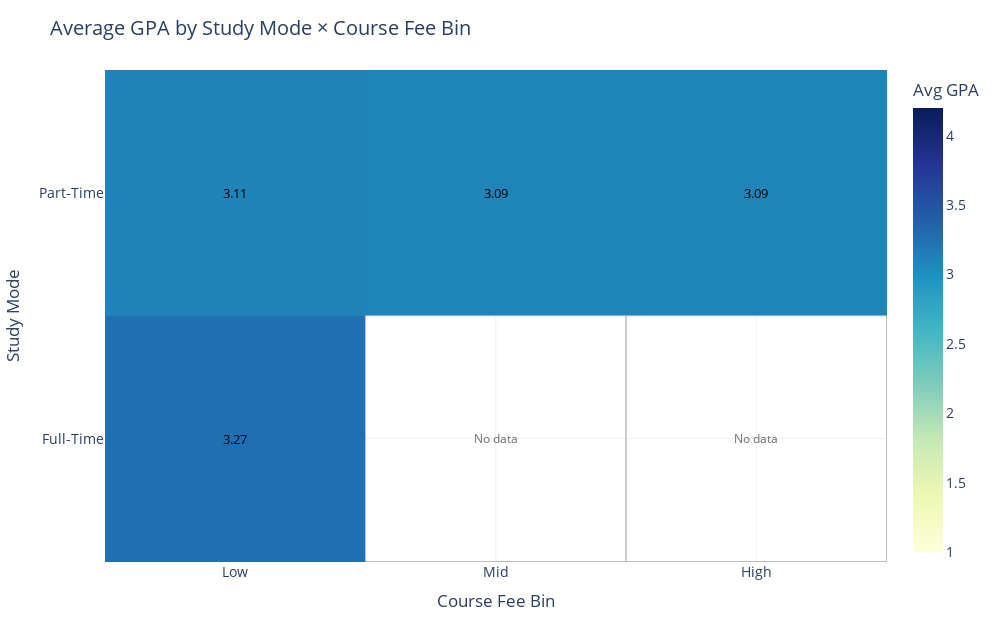

The cell this chart's notebook holds for it:
### Markdown cell above
## **Chart 4 : Heatmap (using plotly graph objects)**

### Code cell
# Columns to use and how many fee bins to create
MODE_COL = 'FULL-TIME OR PART-TIME'
FEE_COL  = 'COURSE FEE'
GPA_COL  = 'CUMULATIVE_GPA'
N_BINS   = 3

# Keep only the columns we need and drop rows missing any of them
df_plot = df[[MODE_COL, FEE_COL, GPA_COL]].copy().dropna(subset=[MODE_COL, FEE_COL, GPA_COL])

# Make sure fee and GPA are numeric, then remove any rows that still fail
df_plot[FEE_COL] = pd.to_numeric(df_plot[FEE_COL], errors='coerce')
df_plot[GPA_COL] = pd.to_numeric(df_plot[GPA_COL], errors='coerce')
df_plot = df_plot.dropna(subset=[FEE_COL, GPA_COL])

# Create fee bins: try balanced quantile bins; if not possible, use equal-width bins
try:
    df_plot['FEE_BIN'] = pd.qcut(df_plot[FEE_COL], q=N_BINS, duplicates='drop')
except ValueError:
    df_plot['FEE_BIN'] = pd.cut(df_plot[FEE_COL], bins=N_BINS)

# If we ended up with exactly 3 bins, label them Low/Mid/High in fee order
if df_plot['FEE_BIN'].nunique() == 3:
    order_by_median = (
        df_plot.groupby('FEE_BIN', observed=False)[FEE_COL]
               .median().sort_values().index.tolist()
    )
    label_map = {
        order_by_median[0]: 'Low',
        order_by_median[1]: 'Mid',
        order_by_median[2]: 'High'
    }
    df_plot['FEE_BIN_LABEL'] = df_plot['FEE_BIN'].map(label_map)
    fee_order = ['Low', 'Mid', 'High']
# Otherwise keep the textual interval labels, ordered alphabetically
else:
    df_plot['FEE_BIN_LABEL'] = df_plot['FEE_BIN'].astype(str)
    fee_order = sorted(df_plot['FEE_BIN_LABEL'].unique().tolist())

# Compute average GPA for each Study Mode × Fee Bin
avg_mat = (
    df_plot.groupby([MODE_COL, 'FEE_BIN_LABEL'], observed=False)[GPA_COL]
           .mean().reset_index()
           .pivot(index=MODE_COL, columns='FEE_BIN_LABEL', values=GPA_COL)
           .reindex(columns=fee_order)
)

# Also compute counts so we can show sample sizes in hover/annotations
cnt_mat = (
    df_plot.groupby([MODE_COL, 'FEE_BIN_LABEL'], observed=False)[GPA_COL]
           .size().reset_index(name='n')
           .pivot(index=MODE_COL, columns='FEE_BIN_LABEL', values='n')
           .reindex(columns=fee_order)
)

# Align tables and fill missing counts with zero
avg_mat = avg_mat.sort_index()
cnt_mat = cnt_mat.reindex_like(avg_mat).fillna(0).astype(int)

# Prepare arrays for the heatmap
z = avg_mat.values
x = avg_mat.columns.astype(str).tolist()
y = avg_mat.index.astype(str).tolist()

# Use a soft, readable color scale and fix the GPA range
zmin, zmax = 1.0, 4.2
colorscale = 'YlGnBu'

# Build the heatmap
fig = go.Figure()
fig.add_trace(go.Heatmap(
    z=z, x=x, y=y,
    colorscale=colorscale, zmin=zmin, zmax=zmax,
    colorbar_title='Avg GPA',
    customdata=cnt_mat.values,
    hovertemplate=(
        "<b>%{y}</b> | Fee: <b>%{x}</b><br>"
        "Avg GPA: %{z:.2f}<br>"
        "n: %{customdata}<extra></extra>"
    )
))

# Add text annotations in each cell; show "No data" where the mean is NaN
for i, yy in enumerate(y):
    for j, xx in enumerate(x):
        val = z[i, j]
        if np.isnan(val):
            fig.add_annotation(
                x=xx, y=yy, text='No data', showarrow=False,
                font=dict(size=12, color='#6e6e6e')
            )
            # Optional light outline to make empty cells visible
            fig.add_shape(
                type='rect', x0=j-0.5, x1=j+0.5, y0=i-0.5, y1=i+0.5,
                line=dict(color='#bdbdbd', width=1), fillcolor='rgba(0,0,0,0)'
            )
        else:
            fig.add_annotation(
                x=xx, y=yy, text=f'{val:.2f}', showarrow=False,
                font=dict(size=13, color='black')
            )

# Style the figure and enforce category order for consistent layout
fig.update_layout(
    title='Average GPA by Study Mode × Course Fee Bin',
    xaxis_title='Course Fee Bin',
    yaxis_title='Study Mode',
    template='plotly_white',
    width=1000, height=620,
    margin=dict(l=50, r=30, t=70, b=50),
    font=dict(size=14)
)
fig.update_xaxes(categoryorder='array', categoryarray=x)
fig.update_yaxes(categoryorder='array', categoryarray=y)

# Render the chart
fig.show()

### Figure 1 — Plotly figure (JSON) as saved in the notebook; plotly's stock layout.template omitted (floating-point values rounded to 4 significant figures)
{"data": [{"colorbar": {"title": {"text": "Avg GPA"}}, "colorscale": [[0, "rgb(255,255,217)"], [0.125, "rgb(237,248,177)"], [0.25, "rgb(199,233,180)"], [0.375, "rgb(127,205,187)"], [0.5, "rgb(65,182,196)"], [0.625, "rgb(29,145,192)"], [0.75, "rgb(34,94,168)"], [0.875, "rgb(37,52,148)"], [1, "rgb(8,29,88)"]], "customdata": [[41, 0, 0], [159, 152, 148]], "hovertemplate": "<b>%{y}</b> | Fee: <b>%{x}</b><br>Avg GPA: %{z:.2f}<br>n: %{customdata}<extra></extra>", "type": "heatmap", "x": ["Low", "Mid", "High"], "y": ["Full-Time", "Part-Time"], "z": [[3.266, null, null], [3.11, 3.093, 3.093]], "zmax": 4.2, "zmin": 1}], "layout": {"annotations": [{"font": {"color": "black", "size": 13}, "showarrow": false, "text": "3.27", "x": "Low", "y": "Full-Time"}, {"font": {"color": "#6e6e6e", "size": 12}, "showarrow": false, "text": "No data", "x": "Mid", "y": "Full-Time"}, {"font": {"color": "#6e6e6e", "size": 12}, "showarrow": false, "text": "No data", "x": "High", "y": "Full-Time"}, {"font": {"color": "black", "size": 13}, "showarrow": false, "text": "3.11", "x": "Low", "y": "Part-Time"}, {"font": {"color": "black", "size": 13}, "showarrow": false, "text": "3.09", "x": "Mid", "y": "Part-Time"}, {"font": {"color": "black", "size": 13}, "showarrow": false, "text": "3.09", "x": "High", "y": "Part-Time"}], "font": {"size": 14}, "height": 620, "margin": {"b": 50, "l": 50, "r": 30, "t": 70}, "shapes": [{"fillcolor": "rgba(0,0,0,0)", "line": {"color": "#bdbdbd", "width": 1}, "type": "rect", "x0": 0.5, "x1": 1.5, "y0": -0.5, "y1": 0.5}, {"fillcolor": "rgba(0,0,0,0)", "line": {"color": "#bdbdbd", "width": 1}, "type": "rect", "x0": 1.5, "x1": 2.5, "y0": -0.5, "y1": 0.5}], "title": {"text": "Average GPA by Study Mode × Course Fee Bin"}, "width": 1000, "xaxis": {"categoryarray": ["Low", "Mid", "High"], "categoryorder": "array", "title": {"text": "Course Fee Bin"}}, "yaxis": {"categoryarray": ["Full-Time", "Part-Time"], "categoryorder": "array", "title": {"text": "Study Mode"}}}}
